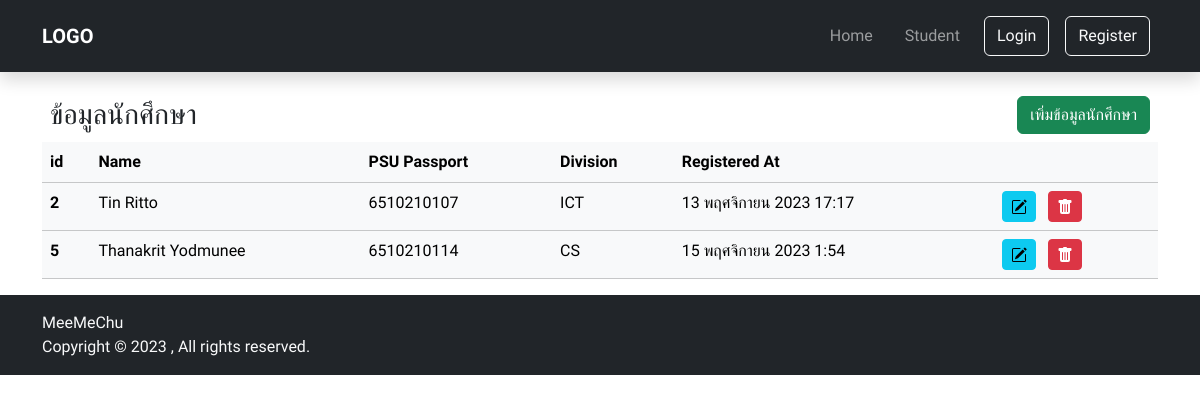
/student, run on an earlier commit of the app's database.
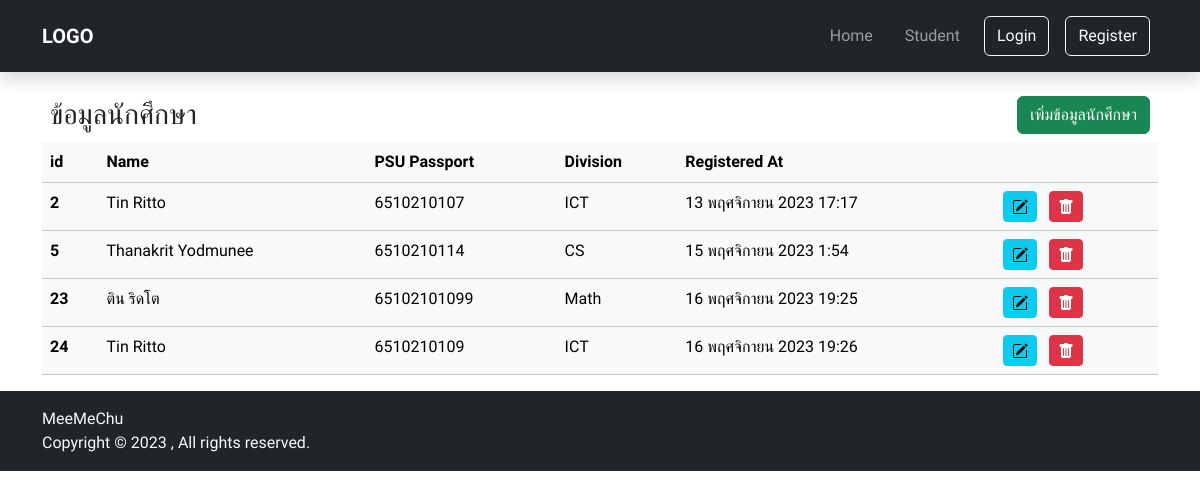
And on a later commit of the database.
### app_general/models.py (models this page shows, shortened)
class StudentInfo(models.Model):
    firstName = models.CharField(max_length=60)
    lastName = models.CharField(max_length=60)
    email = models.EmailField(max_length=60, unique=True)
    psu_passport = models.CharField(max_length=60, unique=True )
    registered_at = models.DateTimeField(auto_now_add=True)
    division = models.ForeignKey(Division, on_delete=models.SET_NULL, null=True)

class Division(models.Model):
    name = models.CharField(max_length=60, unique=True)

### app_general/views.py (the view)
# urls.py: path("student", views.student, name="student"),
def student(request):
    if request.method == 'POST':
        form = StudentModelForm(request.POST)
        if form.is_valid():
            form.save()
            sweetify.success(request, 'คุณกรอกข้อมูลสำเร็จ', text='เราได้บันทึกข้อมูลของคุณแล้ว!', persistent='OK!')
            return HttpResponseRedirect('student')
        else:
            sweetify.error(request, 'เกิดข้อผิดพลาด', text='คุณกรอกข้อมูลไม่ครบหรือชื่อซ้ำกัน', persistent='OK!')
    else:
        form = StudentModelForm()
    all_student = StudentInfo.objects.all()
    context = { 'all_student' : all_student , 'form' : form}
    return render(request, 'app_general/student.html', context)

### app_general/forms.py (called while the page is built)
    def label_from_instance(self, obj):
        return obj.name

### app_general/templates/app_general/student.html (shortened to what this page needs)
{% extends 'app_general/base.html'%}
{% block content %}
<div class="container-md">
    <div class="mt-3">
        <div class="d-flex justify-content-between align-items-center p-2">
            <h3 style="margin-bottom: 0;">ข้อมูลนักศึกษา</h3>
            <button type="button" class="btn btn-success" data-bs-toggle="modal" data-bs-target="#modal_add" >เพิ่มข้อมูลนักศึกษา</button>
        </div>
        <div class="table-responsive-sm">
            <table class="table table-light">
                <thead>
                    <tr>
                        <th scope="col">id</th>
                        <th scope="col">Name</th>
                        <th scope="col">PSU Passport</th>
                        <th scope="col">Division</th>
                        <th scope="col">Registered At</th>
                        <th scope="col"></th>
                    </tr>
                </thead>
                <tbody>
                    {% for student in all_student %}
                    <tr>
                        <th scope="row">{{student.id}}</th>
                        <td>{{student.firstName}} {{student.lastName}}</td>
                        <td>{{student.psu_passport}}</td>
                        <td>{{student.division.name}}</td>
                        <td>{{student.registered_at|date:'j F Y G:i'}}</td>
                        <td>
                            <button type="button" class="btn btn-info btn-sm ms-2" data-bs-toggle="modal" data-bs-target="#modal_edit">
                            </button>
                            <a type="button" class="btn btn-danger btn-sm ms-2">
                            </a>
                        </td>
                    </tr>
                    {% endfor %}
                </tbody>
            </table>
        </div>
    </div>
</div>
{% endblock %}

### app_general/templates/app_general/base.html (shortened to what this page needs)
{% load static %}
<!DOCTYPE html>
<html lang="en">
<head>
    {% load bootstrap5 %}
    {% bootstrap_css %}
    <link rel="stylesheet" href="{% static 'app_general/main.css' %}">
</head>
<body>
    {% include 'app_general/components/navbar.html'%}
    {% block content %}
    {% endblock %}
    {% include 'app_general/components/footer.html'%}
</html>
{% load sweetify %}

### app_general/templates/app_general/components/navbar.html (shortened to what this page needs)
<nav class="navbar navbar-expand-lg navbar-dark bg-dark shadow">
    <div class="container-md">
        <a class="navbar-brand" href="{% url 'home' %}"><strong>LOGO</strong></a>
        <div class="collapse navbar-collapse justify-content-end" id="navbarNav">
            <ul class="navbar-nav">
                <li class="nav-item m-2">
                    <a class="nav-link" aria-current="page" href="{% url 'home' %}">Home</a>
                </li>
                <li class="nav-item m-2">
                    <a class="nav-link" href="{% url 'student' %}">Student</a>
                </li>
                <button type="button" class="btn btn-outline-light m-2">Login</button>
                <button type="button" class="btn btn-outline-light m-2">Register</button>
            </ul>
        </div>
    </div>
</nav>

### app_general/templates/app_general/components/footer.html
<footer class="footer mt-auto py-3 bg-dark">
    <div class="container-md">
      <span class="text-light fs-6">MeeMeChu</span>
      <br>
      <span class="text-light fs-6">Copyright &copy; 2023 , All rights reserved.</span>
    </div>
</footer>

### app_general/static/app_general/main.css (style rules this page uses)
:root { --bs-body-font-family: 'Kanit', sans-serif; }

What changed in the data, as far as the page shows it:
added StudentInfo: id "23", firstName "ติน", lastName "ริดโต", psu_passport "65102101099", division.name "Math", registered_at "16 พฤศจิกายน 2023 19:25"
added StudentInfo: id "24", firstName "Tin", lastName "Ritto", psu_passport "6510210109", division.name "ICT", registered_at "16 พฤศจิกายน 2023 19:26"
